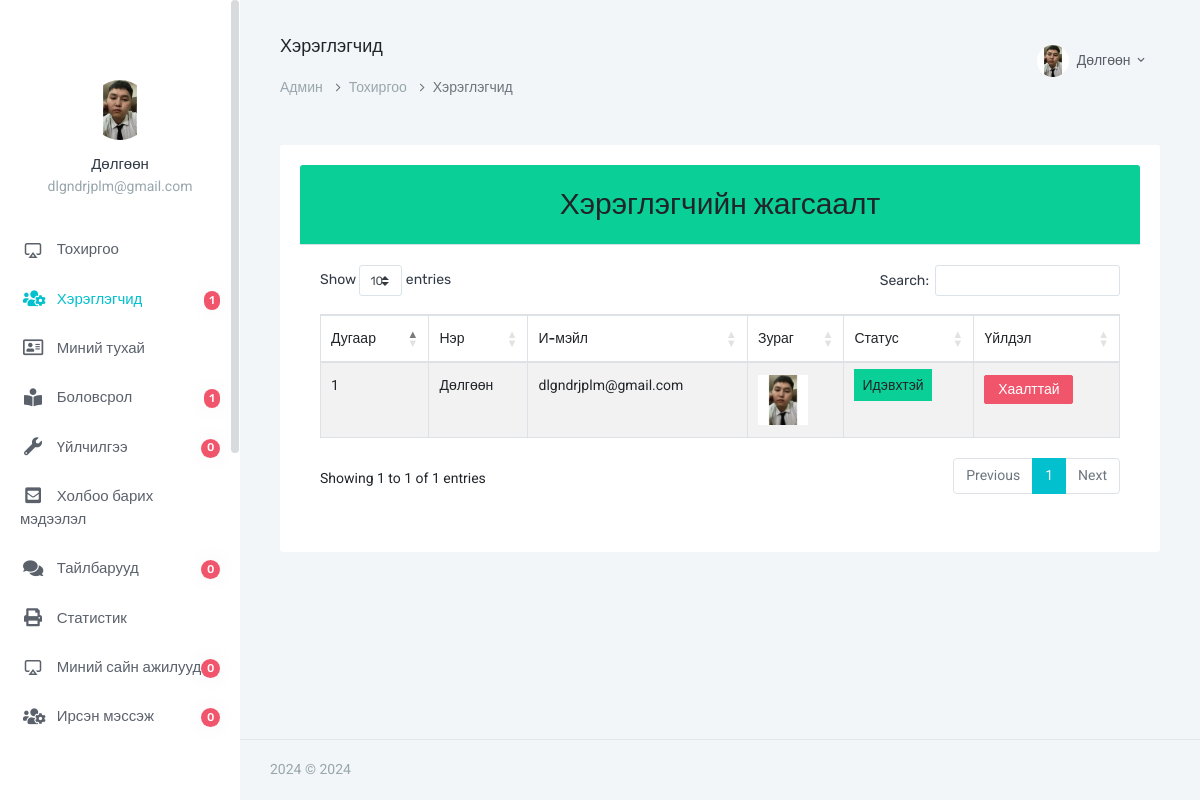
/admin/users.php (signed in), run on the app's committed database.
### tables this page shows
CREATE TABLE `users` (
  `id` int(3) NOT NULL,
  `fname` varchar(100) NOT NULL,
  `email` varchar(100) NOT NULL,
  `password` varchar(255) NOT NULL,
  `status` int(1) NOT NULL DEFAULT 1,
  `photo` varchar(100) NOT NULL DEFAULT 'default.png'
);

### admin/users.php (the view, shortened to what this page needs)
<?php
	require_once "db.php";
	$title = "Хэрэглэгчид";
	require_once "header.php";
	$user_found_query = "SELECT * FROM users";
	$user_found = $dbcon->query($user_found_query);
?>
<div class="card mb-3">
  <div class="card-header bg-success text-center"><h2>Хэрэглэгчийн жагсаалт</h2></div>
  <div class="card-body">
    <table id="example" class="table table-striped table-bordered" style="width:100%">
        <thead>
          <tr>
            <th>Дугаар</th>
            <th>Нэр</th>
            <th>И-мэйл</th>
            <th>Зураг</th>
            <th>Статус</th>
            <th>Үйлдэл</th>
          </tr>
        </thead>
        <tbody>
        <?php
        $serial = 1;
        foreach ($user_found as $row) {?>
          <tr>
            <td><?=$serial++?></td>
            <td><?=$row['fname']?></td>
            <td><?=$row['email']?></td>
            <td><img src="image/users/<?=$row['photo']?>" alt="" width='50'></td>
            <td><?=$row['status']==1?"<span class='bg-danger p-2'>хаалттай</span>":"<span class='bg-success p-2'>Идэвхтэй</span>"?></td>
            <td>
                <?php
                if($row['status']==1){ ?>
                    <a class="btn btn-sm btn-success" href="active.php?id=<?php echo base64_encode($row['id']); ?>" >Идэвхжүүлэх</a>
                <?php }else{ ?>
               <a class="btn btn-sm btn-danger" href="deactive.php?id=<?php echo base64_encode($row['id']); ?>" >Хаалттай</a>
            <?php   } ?>
            </td>
          </tr>
        <?php } ?>
      </tbody>
    </table>
  </div>
</div>
<?php
    require_once "footer.php";
?>

### admin/header.php (shortened to what this page needs)
<?php require_once "db.php"; ?>
<!doctype html>
<html lang="mn">
<head>
        <link rel="stylesheet" href="https://cdnjs.cloudflare.com/ajax/libs/twitter-bootstrap/4.1.3/css/bootstrap.css">
        <link rel="stylesheet" href="https://cdn.datatables.net/1.10.20/css/dataTables.bootstrap4.min.css">
        <link href="assets/css/bootstrap.min.css" rel="stylesheet" type="text/css" />
        <link href="assets/css/icons.css" rel="stylesheet" type="text/css" />
        <link rel="stylesheet" href="../front_end_assets/css/fontawesome-all.min.css">
        <link href="assets/css/metismenu.min.css" rel="stylesheet" type="text/css" />
        <link href="assets/css/style.css" rel="stylesheet" type="text/css" />
    </head>
    <body>
        <div id="wrapper">
            <div class="left side-menu">
                <div class="slimscroll-menu" id="remove-scroll">
                    <div class="user-box">
                        <div class="user-img">
                <?php
                    $email_for_photo = $_SESSION['user_email'];
                    $query_for_photo = $dbcon->query( "SELECT photo FROM users WHERE email='$email_for_photo'");
                    $photo_from_db   = $query_for_photo -> fetch_assoc();
                 ?>
                            <img src="image/users/<?=$photo_from_db['photo']?>" alt="user-img" title="Мат Хэлм" class="rounded-circle img-fluid">
                        </div>
                        <h5><a href="#"><?= $_SESSION['user_name']?></a> </h5>
                        <p class="text-muted"><?=$_SESSION['user_email']?></p>
                    </div>
                    <div id="sidebar-menu">
                        <ul class="metismenu" id="side-menu">
                            <li>
                                <a href="index.php">
                                    <i class="fi-air-play"></i> <span> Тохиргоо </span>
                                </a>
                            </li>
                            <li>
                                <a href="users.php"><i class="fas fa-users-cog"></i>
                                    <span class="badge badge-danger badge-pill float-right">
                                        <?php
                                        $result = $dbcon->query("SELECT COUNT(*) AS total_users FROM users");
                                        $row = $result->fetch_assoc();
                                        echo $row['total_users'];
                                        ?>
                                    </span>
                                    <span> Хэрэглэгчид </span>
                                </a>
                            </li>
                            <li>
                                <a href="javascript: void(0);"><i class="far fa-address-card"></i>  <span> Миний тухай </span></a>
                            </li>
                            <li>
                                <a href="javascript: void(0);"><i class="fas fa-book-reader"></i>
                                    <span class="badge badge-danger badge-pill float-right">
                                        <?php
                                        $education_result = $dbcon->query("SELECT COUNT(*) AS total_field FROM education_informations");
                                        $education_row = $education_result->fetch_assoc();
                                        echo $education_row['total_field'];
                                        ?>
                                    </span>
                                <span> Боловсрол </span></a>
                            </li>
                            <li>
                                <a href="javascript: void(0);"><i class="fas fa-wrench"></i>
                                    <span class="badge badge-danger badge-pill float-right">
                                        <?php
                                        $services_result = $dbcon->query("SELECT COUNT(*) AS total_field FROM services");
                                        $services_row = $services_result->fetch_assoc();
                                        echo $services_row['total_field'];
                                        ?>
                                    </span>
                                    <span> Үйлчилгээ </span></a>
                            </li>
                            <li>
                                <a href="javascript: void(0);"><i class="fas fa-envelope-square"></i> <span> Холбоо барих мэдээлэл</span></a>
                            </li>
                            <li>
                                <a href="javascript: void(0);"><i class="fas fa-comments"></i>
                                    <span class="badge badge-danger badge-pill float-right">
                                        <?php
                                        $testimonial_result = $dbcon->query("SELECT COUNT(*) AS total_field FROM testimonials");
                                        $testimonial_row = $testimonial_result->fetch_assoc();
                                        echo $testimonial_row['total_field'];
                                        ?>
                                    </span>
                                    <span> Тайлбарууд</span></a>
                            </li>
                            <li>
                                <a href="javascript: void(0);"><i class="fas fa-print"></i><span> Статистик</span></a>
                            </li>
                            <li>
                                <a href="javascript: void(0);"><i class="fi-air-play"></i>
                                    <span class="badge badge-danger badge-pill float-right">
                                        <?php
                                        $best_works_result = $dbcon->query("SELECT COUNT(*) AS total_field FROM my_best_works");
                                        $best_works_row = $best_works_result->fetch_assoc();
                                        echo $best_works_row['total_field'];
                                        ?>
                                    </span>
                                    <span> Миний сайн ажилууд</span></a>
                            </li>
                            <li>
                                <a href="all_guest_message.php">
                                    <i class="fas fa-users-cog"></i>
                                    <span class="badge badge-danger badge-pill float-right">
                                        <?php
                                        $guest_message_result = $dbcon->query("SELECT COUNT(*) AS total_field FROM guest_messages");
                                        $guest_message_row = $guest_message_result->fetch_assoc();
                                        echo $guest_message_row['total_field'];
                                        ?>
                                    </span>
                                     <span> Ирсэн мэссэж</span>
                                </a>
                            </li>
                        </ul>
                    </div>
                </div>
            </div>
            <div class="content-page">
                <div class="topbar">
                    <nav class="navbar-custom">
                        <ul class="list-unstyled topbar-right-menu float-right mb-0">
                            <li class="dropdown notification-list">
                                <a class="nav-link dropdown-toggle nav-user" data-toggle="dropdown" href="#" role="button"
                                   aria-haspopup="false" aria-expanded="false">
                                    <img src="image/users/<?=$photo_from_db['photo']?>" alt="user" class="rounded-circle"> <span class="ml-1"><?=$_SESSION['user_name']?> <i class="mdi mdi-chevron-down"></i> </span>
                                </a>
                            </li>
                        </ul>
                        <ul class="list-inline menu-left mb-0">
                            <li>
                                <h4 class="page-title-main"><?=$title?></h4>
                                <ol class="breadcrumb">
                                    <li class="breadcrumb-item"><a href="../index.php">Админ</a></li>
                                    <li class="breadcrumb-item"><a href="index.php">Тохиргоо</a></li>
                                    <li class="breadcrumb-item active"><?=$title?></li>
                                </ol>
                            </li>
                        </ul>
                    </nav>
                </div>
                <div class="content">
                    <div class="container-fluid">
                        <div class="row">
                            <div class="col-12">
                                <div class="card-box">

### data on the page
users: photo (picture), fname "Дөлгөөн", email "dlgndrjplm@gmail.com", status "Идэвхтэй"

### other printed values
$_SESSION['user_name'] "Дөлгөөн"
$_SESSION['user_email'] "dlgndrjplm@gmail.com"
$row['total_users'] "1"
$education_row['total_field'] "1"
$services_row['total_field'] "0"
$testimonial_row['total_field'] "0"
$best_works_row['total_field'] "0"
$guest_message_row['total_field'] "0"
$title "Хэрэглэгчид"
